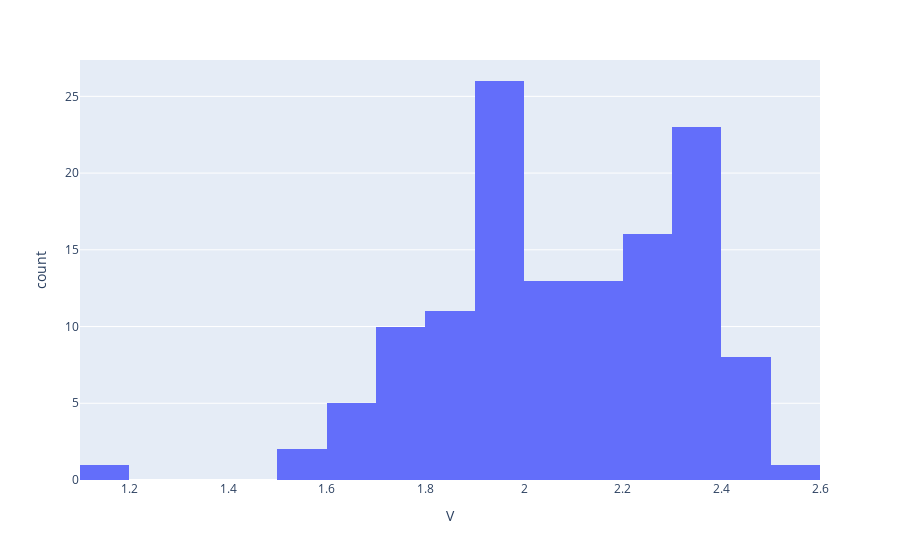

The cell this chart's notebook holds for it:
### Code cell
fig = px.histogram(data_log_transformed, x="V")
fig.show()

### Figure 1 — Plotly figure (JSON) as saved in the notebook; plotly's stock layout.template omitted (floating-point values rounded to 4 significant figures; data arrays with more than 128 entries replaced by an {"elided": "..."} marker saying what was removed)
{"data": [{"alignmentgroup": "True", "bingroup": "x", "hovertemplate": "V=%{x}<br>count=%{y}<extra></extra>", "legendgroup": "", "marker": {"color": "#636efa", "pattern": {"shape": ""}}, "name": "", "offsetgroup": "", "orientation": "v", "showlegend": false, "type": "histogram", "x": {"elided": "129 float values"}, "xaxis": "x", "yaxis": "y"}], "layout": {"barmode": "relative", "legend": {"tracegroupgap": 0}, "margin": {"t": 60}, "xaxis": {"anchor": "y", "domain": [0, 1], "title": {"text": "V"}}, "yaxis": {"anchor": "x", "domain": [0, 1], "title": {"text": "count"}}}}
